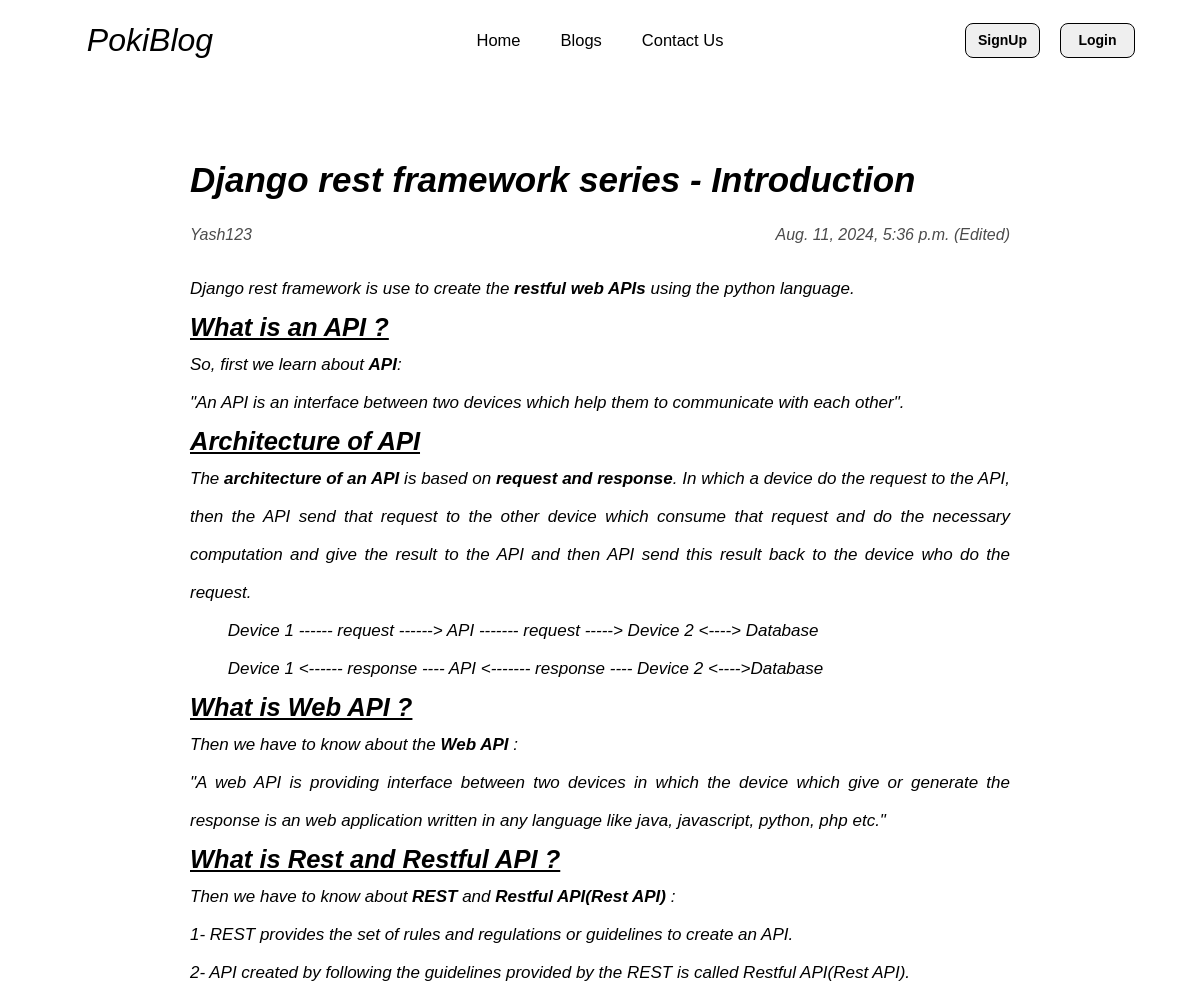
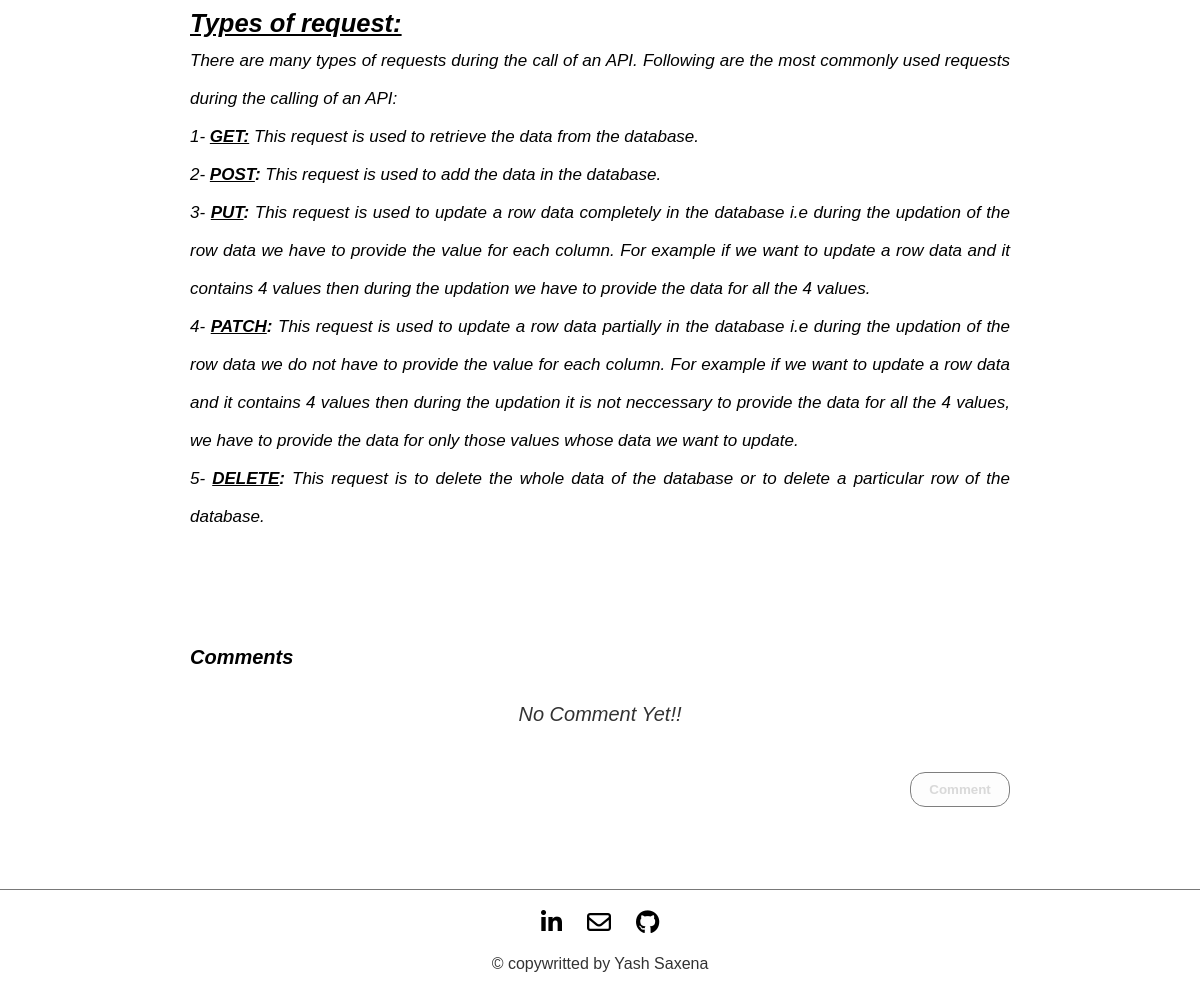
Page /blogdetail/18 on the committed database (2 pictures, top to bottom).
### blog/models.py (models this page shows)
class Blog(models.Model):
    title = models.CharField(max_length=150)
    content = HTMLField()
    created_at = models.DateTimeField(default=datetime.datetime.now(),blank=True)
    comments = models.TextField()
    author = models.CharField(max_length=150)
    updated_at = models.DateTimeField(default=datetime.datetime.now())
    comments_count = models.IntegerField(default=0)
    is_updated = models.BooleanField(default=False)

### blog/views.py (the view, shortened to what this page needs)
# urls.py: path('blogdetail/<int:id>',views.Blogdetail,name='blogdetail'),
def Blogdetail(request,id):
    status,show = is_loggedin(request)
    blog_detail = Blog.objects.get(id=id)
    comments = eval(blog_detail.comments)
    return render(request,'blog/blog_detail.html',{'blogdetail':blog_detail,'show':show,'status':status,"comments":comments})

### blog/views.py (called while the page is built)
def is_loggedin(request):
    status = request.user.is_authenticated
    if status:
        show = request.user.username[0].upper()
    else:
        show = None
    return status,show

### blog/templates/blog/blog_detail.html (shortened to what this page needs)
{% extends "base.html" %}
{% load static %}
{% block style %}
{{ block.super }}
<link rel="stylesheet" href="{% static 'blog/css/blogdetail.css' %}">
{% endblock style %}
{% block content %}
<main class="main-container">
    <div class="blogdetail-container">
        <div class="blog">
            <p class='blog-title'>{{blogdetail.title|capfirst}}</p>
            <div class='blog-author'>
                <p>{{blogdetail.author}}</p>
                {% if blogdetail.is_updated %}
                    <p>{{blogdetail.updated_at}} (Edited)</p>
                {% else %}
                    <p>{{blogdetail.created_at}}</p>
                {% endif %}
            </div>
            <div class='blog-content'>{{blogdetail.content|safe}}</div>
        </div>
        <div class="comments-container">
            <p class='comment'>Comments</p>
                {% if comments %}
                {% for comment in comments %}
                    <div class="comment-container">
                        <div class='comment-user'>
                            <p>{{comment.0|capfirst}}</p>
                            <p>{{comment.2}}</p>
                        </div>
                       <div class='comment-content'>
                            <li>{{comment.1|capfirst}}</li>
                       </div>
                    </div>
                {% endfor %}
                {% else %}
                <p class='no-comment'> No Comment Yet!!</p>
                {% endif %}
            <div class="add-comment">
                {% if status %}
                    <a href="#comment-ADD" class='active'><input type="submit" value="Comment" class='add-button-comment'></a>
                {% else %}
                    <input type="submit" value="Comment" class='add-button-comment blur' disabled>
                {% endif %}
            </div>
        </div>
    </div>
    {% include "footer.html" %}
</main>
{% endblock content %}

### blog/static/blog/css/style.css (style rules this page uses)
* { padding: 0px; margin: 0px; box-sizing: border-box; }
.main-container { width: 100vw; height: 100vh; max-height: max-content; }

### blog/static/blog/css/blogdetail.css (style rules this page uses)
.main-container { width: 100%; height: 100vh; max-height: max-content; }
.blogdetail-container { width: 100%; height: max-content; display: flex; flex-direction: column; justify-content: center; align-items: center; }
.blog { width: 75%; height: max-content; margin-top: 40px; margin-bottom: 30px; padding: 40px; display: flex; flex-direction: column; gap: 20px; }
.blog-author { display: flex; width: 100%; height: 30px; justify-content: space-between; align-items: center; }
.blog-author p { font-family: 'Trebuchet MS', 'Lucida Sans Unicode', 'Lucida Grande', 'Lucida Sans', Arial, sans-serif; font-style: italic; opacity: 0.7; }
.blog-title { font-family: 'Trebuchet MS', 'Lucida Sans Unicode', 'Lucida Grande', 'Lucida Sans', Arial, sans-serif; font-style: italic; font-weight: 900; font-size: 35px; }
.blog-content { font-family: 'Trebuchet MS', 'Lucida Sans Unicode', 'Lucida Grande', 'Lucida Sans', Arial, sans-serif!important; text-align: justify!important; font-size: 17px!important; line-height:38px!important; font-style: italic!important; }
.comments-container { width: 75%; height: max-content; margin-bottom: 30px; padding: 40px; display: flex; flex-direction: column; gap: 20px; }
.comment { font-family: 'Trebuchet MS', 'Lucida Sans Unicode', 'Lucida Grande', 'Lucida Sans', Arial, sans-serif; font-style: italic; font-weight: 900; font-size: 20px; }
.add-comment { width: 100%; height: 60px; padding: 20px; padding-right: 0px; display: flex; justify-content: flex-end; align-items: center; }
.add-button-comment { width: 100px; height: 35px; font-weight: bold; font-family: 'Trebuchet MS', 'Lucida Sans Unicode', 'Lucida Grande', 'Lucida Sans', Arial, sans-serif; border: 1px solid black; border-radius: 15px; cursor: pointer; transition: all; transition-duration: 0.5s; }
.blur { opacity: 0.5; }
.no-comment { width: 100%; height: 50px; display: flex; justify-content: center; align-items: center; font-family: 'Trebuchet MS', 'Lucida Sans Unicode', 'Lucida Grande', 'Lucida Sans', Arial, sans-serif; font-style: italic; opacity: 0.8; font-size: 20px; }

### rows in the picture
Blog: title "Django rest framework series - Introduction", author "Yash123", updated_at "Aug. 11, 2024, 5:36 p.m.", content "Django rest framework is use to create the r estful web APIs using the python language. What is an API ? So, first we learn about API : \"An API is an interface between two devices which help them to communicate with each other\". Architecture of API The architecture of an API is based on request and response . In which a device do the request to the API, then the API send that request to the other device which consume that request and do the necessary computation and give the result to the API and then API send this result back to the device who do the request. Device 1 ------ request ------> API ------- request -----> Device 2 <----> Database Device 1 <------ response ---- API <-------…"
